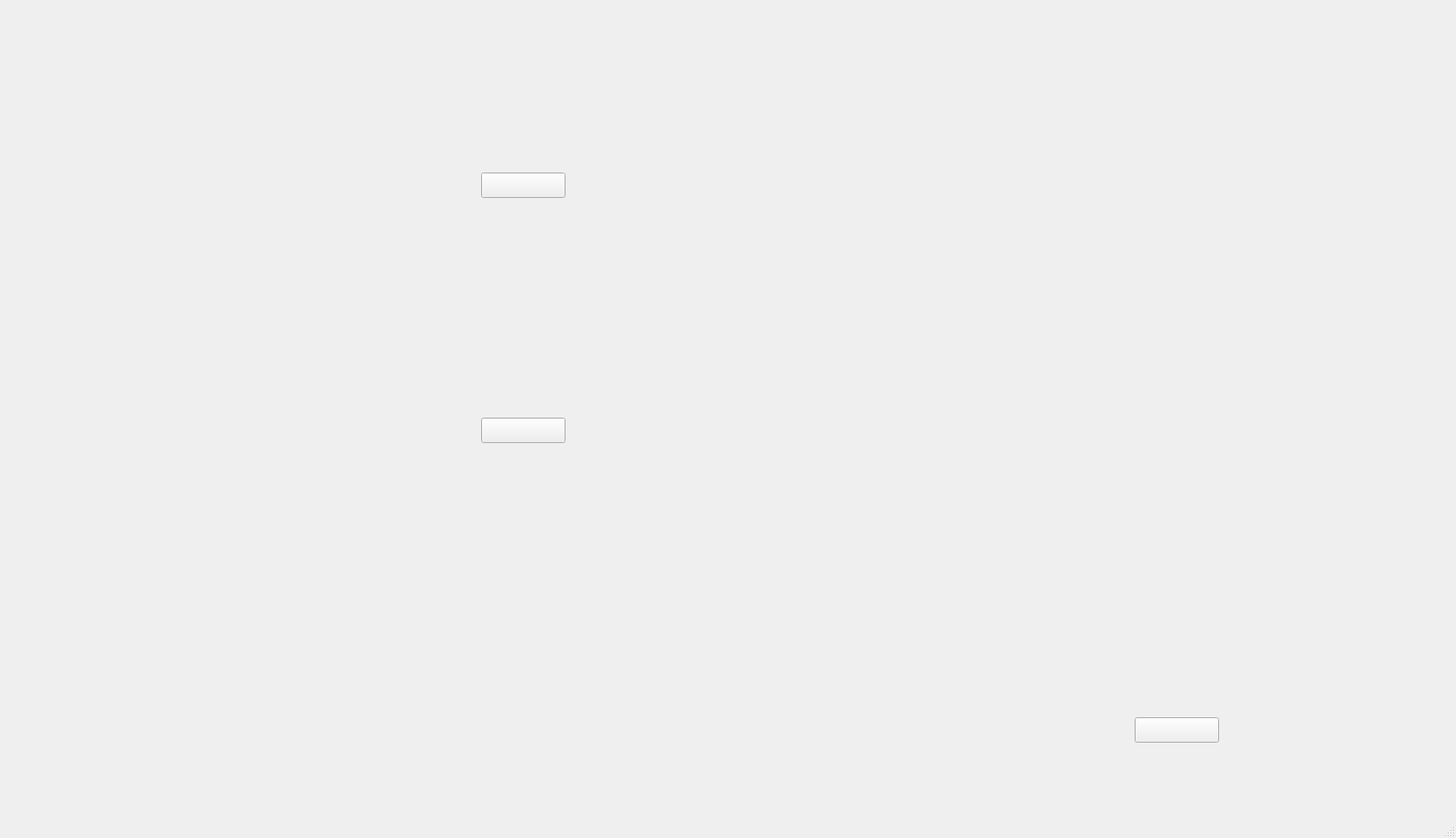
<?xml version="1.0" encoding="UTF-8"?>
<ui version="4.0">
 <class>subWindow</class>
 <widget class="QMainWindow" name="subWindow">
  <property name="geometry">
   <rect>
    <x>0</x>
    <y>0</y>
    <width>1604</width>
    <height>923</height>
   </rect>
  </property>
  <property name="windowTitle">
   <string>MainWindow</string>
  </property>
  <widget class="QWidget" name="centralwidget">
   <widget class="QPushButton" name="returnclick">
    <property name="geometry">
     <rect>
      <x>1250</x>
      <y>790</y>
      <width>93</width>
      <height>28</height>
     </rect>
    </property>
    <property name="text">
     <string/>
    </property>
   </widget>
   <widget class="QPushButton" name="pushButton">
    <property name="geometry">
     <rect>
      <x>530</x>
      <y>190</y>
      <width>93</width>
      <height>28</height>
     </rect>
    </property>
    <property name="text">
     <string/>
    </property>
   </widget>
   <widget class="QPushButton" name="pushButton_2">
    <property name="geometry">
     <rect>
      <x>530</x>
      <y>460</y>
      <width>93</width>
      <height>28</height>
     </rect>
    </property>
    <property name="text">
     <string/>
    </property>
   </widget>
  </widget>
  <widget class="QMenuBar" name="menubar">
   <property name="geometry">
    <rect>
     <x>0</x>
     <y>0</y>
     <width>1604</width>
     <height>26</height>
    </rect>
   </property>
  </widget>
  <widget class="QStatusBar" name="statusbar"/>
 </widget>
 <resources/>
 <connections/>
</ui>
